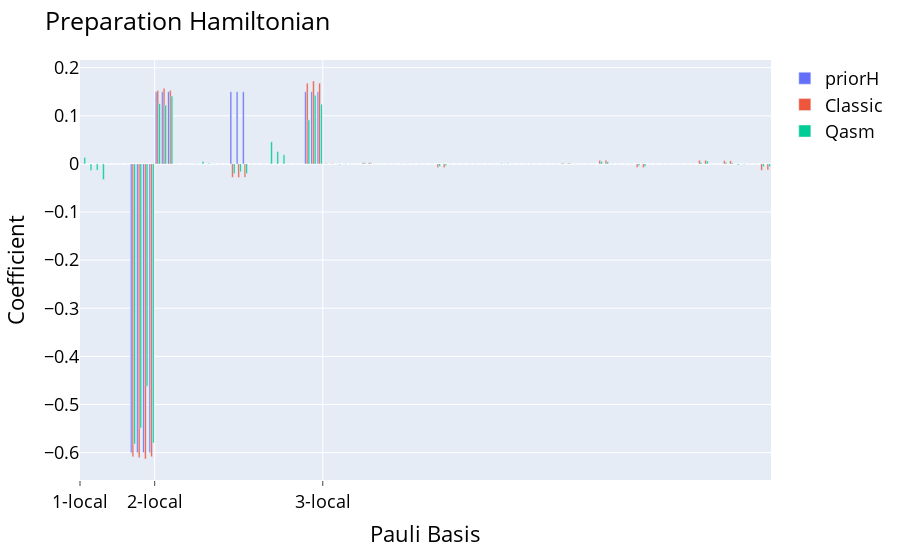

The notebook cell this image was saved under:
### Code cell
compare_preparations([classic_result,qasm_result],["Classic","Qasm"],-1)
# plt.plot(qasm_result.fidelity_evolution())

### Figure 1 — Plotly figure (JSON) as saved in the notebook; plotly's stock layout.template omitted (floating-point values rounded to 4 significant figures)
{"data": [{"alignmentgroup": "True", "hovertemplate": "<b>%{hovertext}</b><br><br>variable=priorH<br>Pauli Basis=%{x}<br>value=%{y}<extra></extra>", "hovertext": ["XIII", "IXII", "IIXI", "IIIX", "YIII", "IYII", "IIYI", "IIIY", "ZIII", "IZII", "IIZI", "IIIZ", "XXII", "IXXI", "IIXX", "XYII", "IXYI", "IIXY", "XZII", "IXZI", "IIXZ", "YXII", "IYXI", "IIYX", "YYII", "IYYI", "IIYY", "YZII", "IYZI", "IIYZ", "ZXII", "IZXI", "IIZX", "ZYII", "IZYI", "IIZY", "ZZII", "IZZI", "IIZZ", "XIXI", "IXIX", "XXXI", "IXXX", "XYXI", "IXYX", "XZXI", "IXZX", "XIYI", "IXIY", "XXYI", "IXXY", "XYYI", "IXYY", "XZYI", "IXZY", "XIZI", "IXIZ", "XXZI", "IXXZ", "XYZI", "IXYZ", "XZZI", "IXZZ", "YIXI", "IYIX", "YXXI", "IYXX", "YYXI", "IYYX", "YZXI", "IYZX", "YIYI", "IYIY", "YXYI", "IYXY", "YYYI", "IYYY", "YZYI", "IYZY", "YIZI", "IYIZ", "YXZI", "IYXZ", "YYZI", "IYYZ", "YZZI", "IYZZ", "ZIXI", "IZIX", "ZXXI", "IZXX", "ZYXI", "IZYX", "ZZXI", "IZZX", "ZIYI", "IZIY", "ZXYI", "IZXY", "ZYYI", "IZYY", "ZZYI", "IZZY", "ZIZI", "IZIZ", "ZXZI", "IZXZ", "ZYZI", "IZYZ", "ZZZI", "IZZZ"], "legendgroup": "priorH", "marker": {"color": "#636efa", "pattern": {"shape": ""}}, "name": "priorH", "offsetgroup": "priorH", "orientation": "v", "showlegend": true, "textposition": "auto", "type": "bar", "x": [0, 1, 2, 3, 4, 5, 6, 7, 8, 9, 10, 11, 12, 13, 14, 15, 16, 17, 18, 19, 20, 21, 22, 23, 24, 25, 26, 27, 28, 29, 30, 31, 32, 33, 34, 35, 36, 37, 38, 39, 40, 41, 42, 43, 44, 45, 46, 47, 48, 49, 50, 51, 52, 53, 54, 55, 56, 57, 58, 59, 60, 61, 62, 63, 64, 65, 66, 67, 68, 69, 70, 71, 72, 73, 74, 75, 76, 77, 78, 79, 80, 81, 82, 83, 84, 85, 86, 87, 88, 89, 90, 91, 92, 93, 94, 95, 96, 97, 98, 99, 100, 101, 102, 103, 104, 105, 106, 107, 108, 109, 110], "xaxis": "x", "y": [0, 0, 0, 0, 0, 0, 0, 0, -0.6, -0.6, -0.6, -0.6, 0.15, 0.15, 0.15, 0, 0, 0, 0, 0, 0, 0, 0, 0, 0.15, 0.15, 0.15, 0, 0, 0, 0, 0, 0, 0, 0, 0, 0.15, 0.15, 0.15, 0, 0, 0, 0, 0, 0, 0, 0, 0, 0, 0, 0, 0, 0, 0, 0, 0, 0, 0, 0, 0, 0, 0, 0, 0, 0, 0, 0, 0, 0, 0, 0, 0, 0, 0, 0, 0, 0, 0, 0, 0, 0, 0, 0, 0, 0, 0, 0, 0, 0, 0, 0, 0, 0, 0, 0, 0, 0, 0, 0, 0, 0, 0, 0, 0, 0, 0, 0, 0, 0, 0, 0], "yaxis": "y"}, {"alignmentgroup": "True", "hovertemplate": "<b>%{hovertext}</b><br><br>variable=Classic<br>Pauli Basis=%{x}<br>value=%{y}<extra></extra>", "hovertext": ["XIII", "IXII", "IIXI", "IIIX", "YIII", "IYII", "IIYI", "IIIY", "ZIII", "IZII", "IIZI", "IIIZ", "XXII", "IXXI", "IIXX", "XYII", "IXYI", "IIXY", "XZII", "IXZI", "IIXZ", "YXII", "IYXI", "IIYX", "YYII", "IYYI", "IIYY", "YZII", "IYZI", "IIYZ", "ZXII", "IZXI", "IIZX", "ZYII", "IZYI", "IIZY", "ZZII", "IZZI", "IIZZ", "XIXI", "IXIX", "XXXI", "IXXX", "XYXI", "IXYX", "XZXI", "IXZX", "XIYI", "IXIY", "XXYI", "IXXY", "XYYI", "IXYY", "XZYI", "IXZY", "XIZI", "IXIZ", "XXZI", "IXXZ", "XYZI", "IXYZ", "XZZI", "IXZZ", "YIXI", "IYIX", "YXXI", "IYXX", "YYXI", "IYYX", "YZXI", "IYZX", "YIYI", "IYIY", "YXYI", "IYXY", "YYYI", "IYYY", "YZYI", "IYZY", "YIZI", "IYIZ", "YXZI", "IYXZ", "YYZI", "IYYZ", "YZZI", "IYZZ", "ZIXI", "IZIX", "ZXXI", "IZXX", "ZYXI", "IZYX", "ZZXI", "IZZX", "ZIYI", "IZIY", "ZXYI", "IZXY", "ZYYI", "IZYY", "ZZYI", "IZZY", "ZIZI", "IZIZ", "ZXZI", "IZXZ", "ZYZI", "IZYZ", "ZZZI", "IZZZ"], "legendgroup": "Classic", "marker": {"color": "#EF553B", "pattern": {"shape": ""}}, "name": "Classic", "offsetgroup": "Classic", "orientation": "v", "showlegend": true, "textposition": "auto", "type": "bar", "x": [0, 1, 2, 3, 4, 5, 6, 7, 8, 9, 10, 11, 12, 13, 14, 15, 16, 17, 18, 19, 20, 21, 22, 23, 24, 25, 26, 27, 28, 29, 30, 31, 32, 33, 34, 35, 36, 37, 38, 39, 40, 41, 42, 43, 44, 45, 46, 47, 48, 49, 50, 51, 52, 53, 54, 55, 56, 57, 58, 59, 60, 61, 62, 63, 64, 65, 66, 67, 68, 69, 70, 71, 72, 73, 74, 75, 76, 77, 78, 79, 80, 81, 82, 83, 84, 85, 86, 87, 88, 89, 90, 91, 92, 93, 94, 95, 96, 97, 98, 99, 100, 101, 102, 103, 104, 105, 106, 107, 108, 109, 110], "xaxis": "x", "y": [3.126e-16, 2.06e-17, 1.88e-16, -4.059e-16, 0, 0, 0, 0, -0.6088, -0.6107, -0.6133, -0.6086, 0.1526, 0.1572, 0.1526, 0, 0, 0, 3.156e-17, -9.253e-17, 2.411e-17, 0, 0, 0, -0.02782, -0.02844, -0.02789, 0, 0, 0, -1.871e-17, -3.008e-16, 2.189e-16, 0, 0, 0, 0.1678, 0.1723, 0.1679, 0.0007755, 0.0007767, 2.939e-17, -1.127e-16, 0, 0, 0.002612, 0.002627, 0, 0, 0, 0, -9.251e-17, -1.228e-16, 0, 0, 2.193e-17, -1.165e-17, -0.007536, -0.007484, 0, 0, -1.002e-17, 7.875e-17, 0, 0, 0, 0, 5.907e-17, 1.181e-16, 0, 0, -0.0003302, -0.0003335, 1.816e-17, -4.384e-17, 0, 0, 0.001613, 0.001612, 0, 0, 0, 0, 0.007532, 0.007463, 0, 0, -4.121e-17, 2.513e-18, -0.007461, -0.007543, 0, 0, -5.972e-17, -6.544e-17, 0, 0, 0, 0, 0.00751, 0.007501, 0, 0, 0.006824, 0.006424, -6.493e-17, 8.278e-17, 0, 0, -0.01324, -0.01247], "yaxis": "y"}, {"alignmentgroup": "True", "hovertemplate": "<b>%{hovertext}</b><br><br>variable=Qasm<br>Pauli Basis=%{x}<br>value=%{y}<extra></extra>", "hovertext": ["XIII", "IXII", "IIXI", "IIIX", "YIII", "IYII", "IIYI", "IIIY", "ZIII", "IZII", "IIZI", "IIIZ", "XXII", "IXXI", "IIXX", "XYII", "IXYI", "IIXY", "XZII", "IXZI", "IIXZ", "YXII", "IYXI", "IIYX", "YYII", "IYYI", "IIYY", "YZII", "IYZI", "IIYZ", "ZXII", "IZXI", "IIZX", "ZYII", "IZYI", "IIZY", "ZZII", "IZZI", "IIZZ", "XIXI", "IXIX", "XXXI", "IXXX", "XYXI", "IXYX", "XZXI", "IXZX", "XIYI", "IXIY", "XXYI", "IXXY", "XYYI", "IXYY", "XZYI", "IXZY", "XIZI", "IXIZ", "XXZI", "IXXZ", "XYZI", "IXYZ", "XZZI", "IXZZ", "YIXI", "IYIX", "YXXI", "IYXX", "YYXI", "IYYX", "YZXI", "IYZX", "YIYI", "IYIY", "YXYI", "IYXY", "YYYI", "IYYY", "YZYI", "IYZY", "YIZI", "IYIZ", "YXZI", "IYXZ", "YYZI", "IYYZ", "YZZI", "IYZZ", "ZIXI", "IZIX", "ZXXI", "IZXX", "ZYXI", "IZYX", "ZZXI", "IZZX", "ZIYI", "IZIY", "ZXYI", "IZXY", "ZYYI", "IZYY", "ZZYI", "IZZY", "ZIZI", "IZIZ", "ZXZI", "IZXZ", "ZYZI", "IZYZ", "ZZZI", "IZZZ"], "legendgroup": "Qasm", "marker": {"color": "#00cc96", "pattern": {"shape": ""}}, "name": "Qasm", "offsetgroup": "Qasm", "orientation": "v", "showlegend": true, "textposition": "auto", "type": "bar", "x": [0, 1, 2, 3, 4, 5, 6, 7, 8, 9, 10, 11, 12, 13, 14, 15, 16, 17, 18, 19, 20, 21, 22, 23, 24, 25, 26, 27, 28, 29, 30, 31, 32, 33, 34, 35, 36, 37, 38, 39, 40, 41, 42, 43, 44, 45, 46, 47, 48, 49, 50, 51, 52, 53, 54, 55, 56, 57, 58, 59, 60, 61, 62, 63, 64, 65, 66, 67, 68, 69, 70, 71, 72, 73, 74, 75, 76, 77, 78, 79, 80, 81, 82, 83, 84, 85, 86, 87, 88, 89, 90, 91, 92, 93, 94, 95, 96, 97, 98, 99, 100, 101, 102, 103, 104, 105, 106, 107, 108, 109, 110], "xaxis": "x", "y": [0.01343, -0.0136, -0.01312, -0.03246, 0, 0, 0, 0, -0.5822, -0.5488, -0.462, -0.5802, 0.1252, 0.122, 0.1413, 0, 0, 0, 0.0001715, 0.004811, 0.001652, 0, 0, 0, -0.02021, -0.01643, -0.01989, 0, 0, 0, 0.04586, 0.02561, 0.01897, 0, 0, 0, 0.09118, 0.1428, 0.1241, 0.0003058, 0.0003656, -0.001182, -0.0005945, 0, 0, 0.001742, 0.001566, 0, 0, 0, 0, 0.0003197, 0.0003884, 0, 0, 3.872e-05, 9.81e-05, -0.004742, -0.003542, 0, 0, 0.0001098, -0.0001209, 0, 0, 0, 0, 0.0009593, 0.0006472, 0, 0, -0.0001432, -0.0001593, -3.216e-05, -5.711e-05, 0, 0, 0.000746, 0.000871, 0, 0, 0, 0, 0.004994, 0.004286, 0, 0, 0.0003126, 0.0001603, -0.003652, -0.004719, 0, 0, -0.000263, -0.0004046, 0, 0, 0, 0, 0.002748, 0.005982, 0, 0, 0.002802, 0.002313, -0.002174, -0.0009163, 0, 0, -0.005877, -0.005789], "yaxis": "y"}], "layout": {"barmode": "group", "font": {"color": "black", "size": 18}, "legend": {"title": {"text": ""}, "tracegroupgap": 0}, "margin": {"t": 60}, "title": {"text": "Preparation Hamiltonian"}, "xaxis": {"anchor": "y", "domain": [0, 1], "showgrid": true, "ticklen": 5, "ticks": "outside", "ticktext": ["1-local", "2-local", "3-local"], "tickvals": [-0.5, 11.5, 38.5], "title": {"text": "Pauli Basis"}}, "yaxis": {"anchor": "x", "domain": [0, 1], "title": {"text": "Coefficient"}}}}
